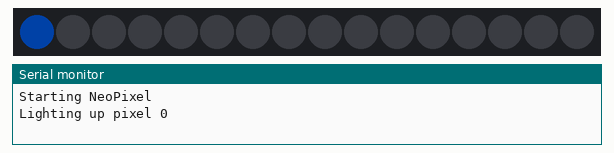
This sketch was run on a simulated Arduino Uno, built with avr-gcc and run on an emulated ATmega328P. Shown: 16 RGB LEDs in strip order, left to right, the last lines printed to the serial monitor. Dim RGB values are drawn brighter than linear; random numbers use the default seed unless the sketch sets one.

Above: at 0.6 s.
At 7.6 s:
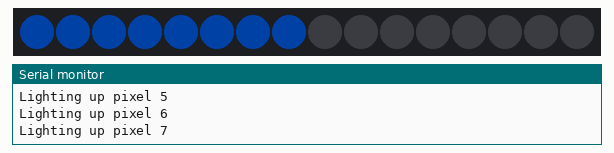
At 15.6 s:
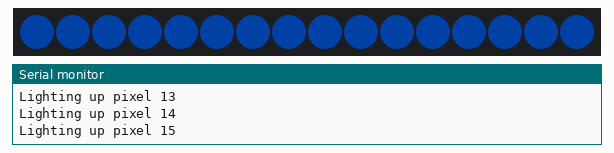
At 19.6 s:
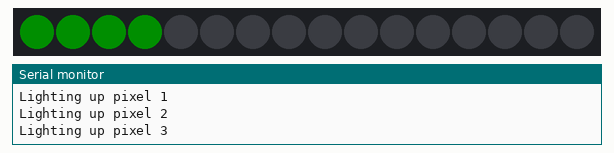
At 31.6 s:
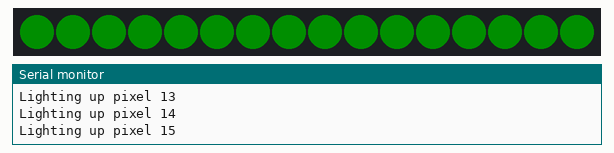
At 38.6 s:
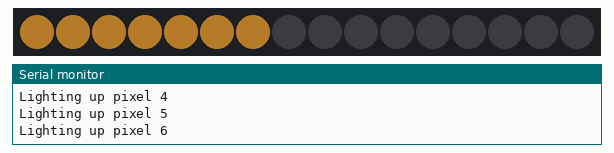

Measured:
- what the display in image 2 shows lasts 1.0 s, from 15.5 s to 16.5 s

The sketch:

L05_01_NeoPixel.ino
```cpp
/*
 *  Project: Colorheader
 *  Description: Learn to Use Header Files
 *  Author: Brian Rashap
 *  Date: 4-Mar-2020
 */

#include <Adafruit_NeoPixel.h>

// Set-up Neopixel object

const int PIN=17;
const int NUMPIXELS=16;

Adafruit_NeoPixel pixels(NUMPIXELS, PIN, NEO_GRB + NEO_KHZ800);


const int STARTPIXEL = 0; // the first pixel is 0
int i = 0;                 // counter variable
int pixeldelay=1000;
int colorpix;

void setup() {
  Serial.begin(9600);
  delay(500);         // pause for Serial Monitor, but still work without Monitor
  Serial.println("Starting NeoPixel");

  //Initialize NeoPixels
  pixels.begin();
  pixels.setBrightness(63);
}

void loop() {
  pixels.clear(); // Set all pixel colors to 'off'
  pixels.show();

  colorpix = random(0x000000,0xFFFFFF);
  for(i=STARTPIXEL; i<NUMPIXELS; i++) {
    Serial.print("Lighting up pixel ");
    Serial.println(i);
    pixels.setPixelColor(i,colorpix);
    pixels.show();     // Send the updated pixel colors to the hardware.
    delay(pixeldelay); // Pause before next pass through loop
  }
}
```
